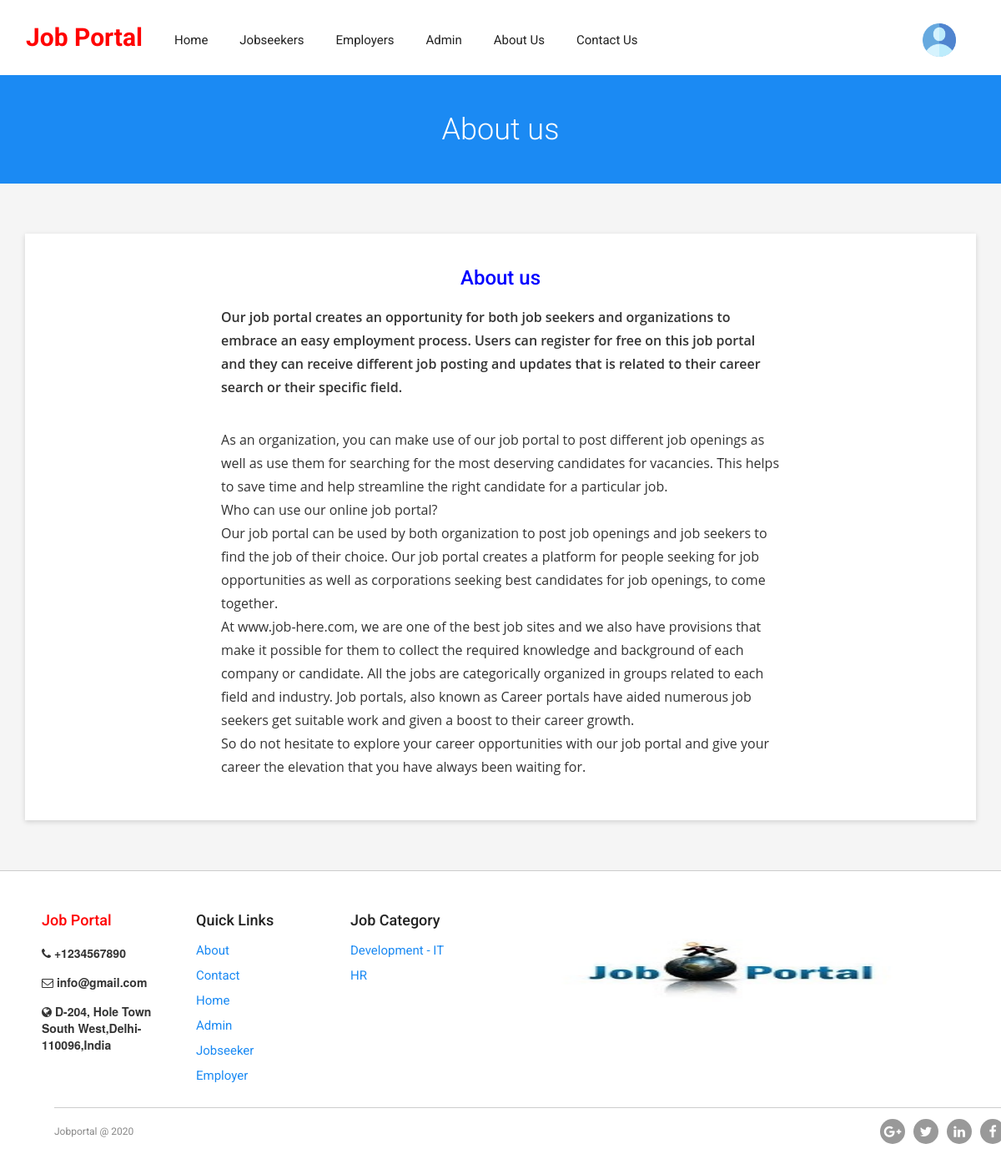
Page /about.php on the committed database.
### tables this page shows
CREATE TABLE `tblpages` (
  `ID` int(11) NOT NULL,
  `PageType` varchar(200) DEFAULT NULL,
  `PageTitle` mediumtext DEFAULT NULL,
  `PageDescription` longtext DEFAULT NULL,
  `Email` varchar(200) NOT NULL,
  `MobileNumber` bigint(10) NOT NULL,
  `UpdationDate` timestamp NULL DEFAULT NULL ON UPDATE current_timestamp()
);

### about.php (the view, shortened to what this page needs)
<?php
include('includes/config.php');
?>
<!doctype html>
<html>
<head>
<link href="css/custom.css" rel="stylesheet" type="text/css">
<link href="css/bootstrap.css" rel="stylesheet" type="text/css">
<link href="css/color.css" rel="stylesheet" type="text/css">
<link href="css/responsive.css" rel="stylesheet" type="text/css">
<link href="css/owl.carousel.css" rel="stylesheet" type="text/css">
<link href="css/font-awesome.min.css" rel="stylesheet" type="text/css">
<link href="css/jquery.mCustomScrollbar.css" rel="stylesheet" type="text/css">
</head>
<body class="theme-style-1">
<div id="wrapper">
   <?php include_once('includes/header.php');?>
  <section id="inner-banner">
    <div class="container">
      <h1>About us</h1>
    </div>
  </section>
  <div id="main">
    <section class="contact-section">
      <div class="map-box">
        <div class="contact-form padd-tb">
          <div class="container">
            <div class="row">
              <div class="col-md-12 col-sm-12">
                <div class="address-box">
                  <address>
                  <ul>
<?php
$sql="SELECT * from tblpages where PageType='aboutus'";
$query = $dbh -> prepare($sql);
$query->execute();
$results=$query->fetchAll(PDO::FETCH_OBJ);
$cnt=1;
if($query->rowCount() > 0)
{
foreach($results as $row)
{               ?>
 <strong><h3 style="text-align: center; color:blue;"> <?php  echo ($row->PageTitle);?> </h3></strong>
                    <p> <?php  echo ($row->PageDescription);?> </p>
<?php $cnt=$cnt+1;}} ?>
                  </ul>
                  </address>
                </div>
              </div>
            </div>
          </div>
        </div>
      </div>
    </section>
  </div>
 <?php include_once('includes/footer.php');?>
</div>
</body>
</html>

### includes/footer.php
 <footer id="footer">
    <div class="text-box box">
      <h4 style="color: red">Job Portal</h4>
<?php
$sql="SELECT * from tblpages where PageType='contactus'";
$query = $dbh -> prepare($sql);
$query->execute();
$results=$query->fetchAll(PDO::FETCH_OBJ);
$cnt=1;
if($query->rowCount() > 0)
{
foreach($results as $row)
{               ?>
  <ul>
      <li> <i class="fa fa-phone"></i> <strong>+<?php  echo htmlentities($row->MobileNumber);?></strong></li>
                    <li> <i class="fa fa-envelope-o"></i> <strong><?php  echo htmlentities($row->Email);?></strong> </li>
                    <li> <i class="fa fa-globe"></i> <strong><?php  echo htmlentities($row->PageDescription);?></strong> </li>
<?php $cnt=$cnt+1;}} ?></ul>
    </div>
    <div class="box">
      <h4>Quick Links</h4>
      <ul>
        <li><a href="about.php">About</a></li>
        <li><a href="contact.php">Contact</a></li>
        <li><a href="index.php">Home</a></li>
<?php if (strlen($_SESSION['jsid']==0)) {?>
        <li><a href="admin/index.php">Admin</a></li>
        <li><a href="my-profile.php">Jobseeker</a></li>
        <li><a href="employers/emp-login.php">Employer</a></li>
<?php } ?>
      </ul>
    </div>
    <div class="box">
      <h4>Job Category</h4>
      <ul>
<?php
$sql="SELECT jobCategory,count(jobId) as totaljobs from tbljobs group by jobCategory";
$query = $dbh -> prepare($sql);
$query->execute();
$results=$query->fetchAll(PDO::FETCH_OBJ);
foreach($results as $row)
{               ?>
        <li><a href="view-categorywise-job.php?viewid=<?php echo htmlentities ($row->jobCategory);?>"><?php  echo htmlentities($row->jobCategory);?></a></li> <?php } ?>
      </ul>
    </div>
    <div class="box">
      <img src="images/Untitled-design-1.jpg" width="500" height="150">
    </div>
    <div class="container">
      <div class="bottom-row"> <strong class="copyrights">Jobportal @ 2020 </strong>
        <div class="footer-social">
          <ul>
            <li><a href="#"><i class="fa fa-google-plus"></i></a></li>
            <li><a href="#"><i class="fa fa-twitter"></i></a></li>
            <li><a href="#"><i class="fa fa-linkedin"></i></a></li>
            <li><a href="#"><i class="fa fa-facebook-f"></i></a></li>
          </ul>
        </div>
      </div>
    </div>
  </footer>

### css/color.css (style rules this page uses)
#banner, .banner-outer .caption .holder form button[type="submit"]:hover, .browse-job-section, .user-option-col a.login-round, .user-option-col .dropdown-menu > li > a:hover, .user-option-col .dropdown-menu > li > a:focus, .user-option-col a.btn-login, .theme-style-1 a.btn-style-1, .popular-categories .box:hover, .popular-categories .box:hover, .btn-color-2, .sidebar .box .text-box a.btn-apply, .call-action-section, .price-table .box strong.amount:before, .price-table .box strong.amount:after, #footer form input[type="submit"], #cp_side-menu, .banner-2, #wrapper .header-2.cp_sticky, .process-section .icon-box, .btn-bg-color-1, .header-4, #inner-banner, .pagination-box .pager li > a:hover, .pagination-box .pager li > a:focus, .pagination-box .pager li.active a, .post-box .owl-next:hover, .post-box .owl-prev:hover, .post-section .comment-form form input[type="submit"], .signup-section .holder input[type="submit"], .upload-box .btn-file, .signup-section .holder b, .contact-form input[type="Submit"], .address-box address .fa, .candidates-search-bar form, .btn-row a.resume, .btn-row a.login, .summary-box .col:before, .progress-box .progress-bar span, .alphabets-row .col span, .alphabets-row .col:before, .icon-colo-1, .resum-form .accordion_cp, .resum-form input[type="submit"], .navbar-toggle { background-color:#1b8af3; }
#nav li:hover > a, .banner-outer .caption .holder form button[type="submit"], .banner-outer .caption .holder .btn-row a .fa, .cp_side-menu a .fa, .user-option-col a .fa, #content-area .box .text-col a.text .fa, #content-area .box strong.price .fa, .sidebar .box .text-box h4 a, .sidebar .box .text-box a.text .fa, .sidebar .box .text-box strong.price .fa, #content-area a.load-more .fa, .price-table .box h4, .price-table .box strong.amount sub, .testimonials-section .owl-prev:hover:before, .testimonials-section .owl-next:hover:before, .post-box .text-box strong.date .fa, .post-box .text-box strong.name, .post-box .text-box:hover h4 a, #footer .box ul li a, .bottom-row strong.copyrights a:hover, #content-area .box:hover h4 a, #popular-job-slider .owl-next:before, #popular-job-slider .owl-prev:before, .sidebar-jobs ul li a, .sidebar-jobs ul li span .fa, .pagination-box .pager li > a, .pagination-box .pager li > span, .sidebar .box .recent-post .text-box a .fa, .sidebar .box .recent-post .text-area a .fa, .sidebar .box .recent-post ul li:hover strong a, .sidebar .box .archives-box ul li a:hover, .post-box blockquote p, .testimonials-style-3 .box p, .testimonials-style-3 .col p, .input-box .fa, .check-box strong a:hover, .signup-section .holder em, .signup-section .holder em a, .signup-section .holder a.login, .candidates-search-bar form button[type="submit"], .resumes-section .box .text-box h4, .resumes-content .box .text-box strong .fa, .resumes-content .box .text-box span.price .fa, .tags a, .resumes-section a.load-more .fa, .related-people .text-box strong.name a, .related-people .text-box span .fa, .summary-box strong.title, .popular-companies .owl-next:before, .popular-companies .owl-prev:before, .alphabets-row a:hover, .alphabets a:hover, .theme-style-1 .account-option a.btn-style-1 .fa, #content-area .box .text-col p em, .job-detail ul li .fa { color:#1b8af3; }

### css/responsive.css (style rules this page uses)
@media (min-width: 1200px) { .address-box address strong { font: 500 18px/22px 'Roboto', sans-serif; } }
@media (max-width: 1480px) { .bottom-row { margin: 30px 0 0 0; } }
@media (max-width: 1480px) { #footer .text-box, #footer .box { width:15%; margin:0 20px 0 0 } }
@media (max-width: 1900px) { #footer .text-box, #footer .box { width:15%; margin:0 20px 0 0 } }

### rows in the picture
tblpages: PageTitle "About us", PageDescription "Our job portal creates an opportunity for both job seekers and organizations to embrace an easy employment process. Users can register for free on this job portal and they can receive different job posting and updates that is related to their career search or their specific field. As an organization, you can make use of our job portal to post different job openings as well as use them for searching for the most deserving candidates for vacancies. This helps to save time and help streamline the right candidate for a particular job. Who can use our online job portal? Our job portal can be used by both organization to post job openings and job seekers to find the job of their choice. Our job…"
tblpages: MobileNumber "1234567890", Email "info@gmail.com", PageDescription "D-204, Hole Town South West,Delhi-110096,India"

### other values in the picture
$row->jobCategory "Development - IT"
$row->jobCategory "HR"
